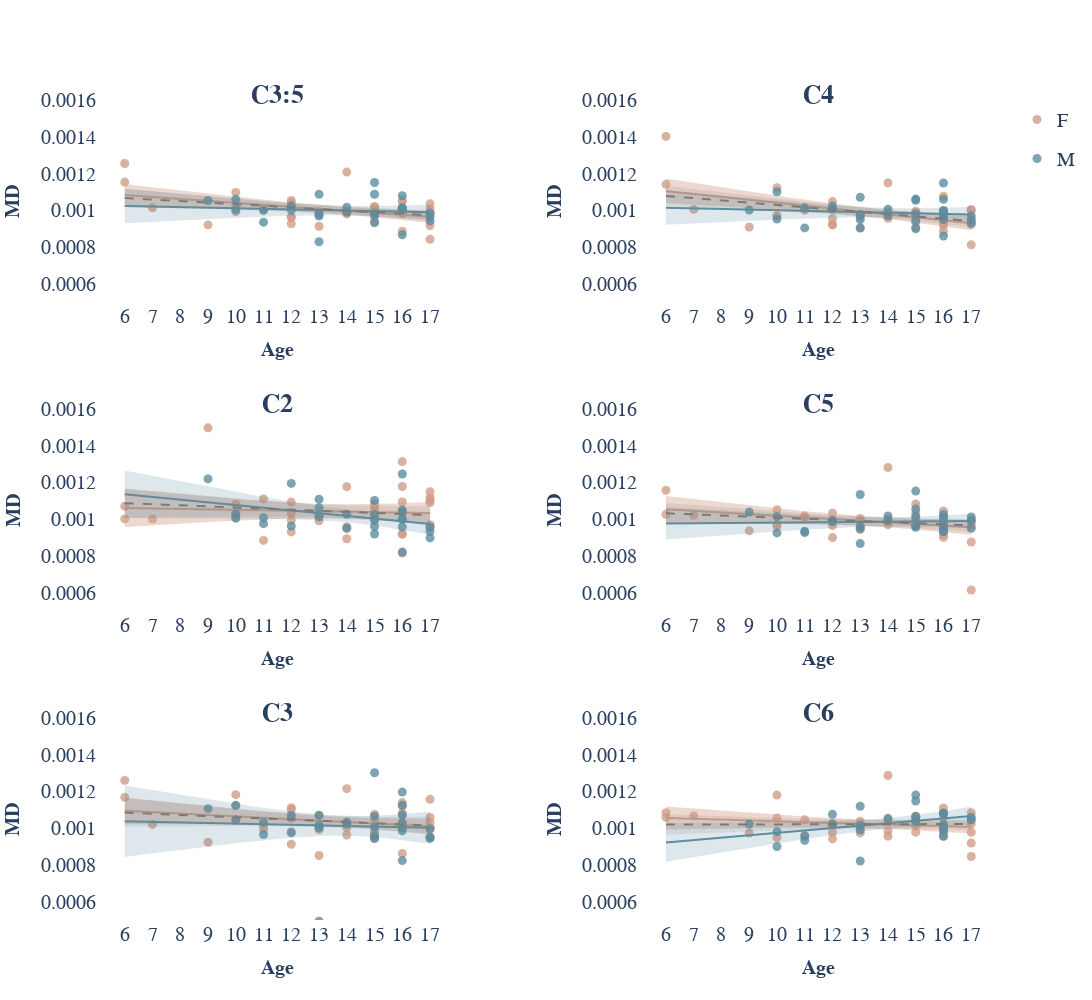

The code cell stored with this chart in its notebook:
### Code cell
plot_dti_per_age(DTI_df['MD'], metric_name='MD')
print(DTI_df['RD'])
